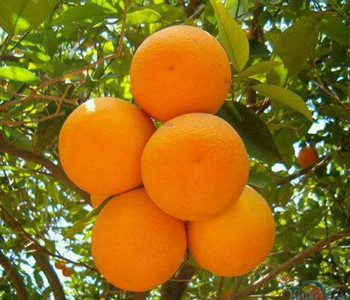
#> input picture Архив/VIII/Цифровая обработка изображений/Работы/Лаб2/lab2/pics/original.jpg, 350 x 300 px
$ jupyter execute lab2.ipynb   (shell and % lines are left out)
#> lines starting #> are read from the running program, lines starting #| are printed output that depends on the picture; after the words box and inside, x2 and y2 are one past the last pixel; in counts of white or black regions, pixels touching at a corner belong together
# Лабораторная работа №2

## Киреев Константин 8383

[cell 1]
import numpy as np
import cv2 as cv
from IPython.core.interactiveshell import InteractiveShell
InteractiveShell.ast_node_interactivity = "all"
import requests
import shutil
import matplotlib.pyplot as plt
import matplotlib.image as mpimg

### Вывод изображения

[cell 2]
def viewImage(image, name_of_window):
    cv.namedWindow(name_of_window, cv.WINDOW_NORMAL)
    cv.imshow(name_of_window, image)
    cv.waitKey(0)
    cv.destroyAllWindows()

### Загрузка картинки

[cell 3]
def pic_from_host(cur_path):
#> (the call stopped at in pic_from_host, `r = requests.get(image_url, stream = True)`: the network is not available in this run)
    image_url = 'https://i.ibb.co/DfBNgt7/oirg.jpg'
    filename = cur_path
    r = requests.get(image_url, stream = True)
    if r.status_code == 200:
        r.raw.decode_content = True
        with open(filename,'wb') as f:
            shutil.copyfileobj(r.raw, f)
        print('Успешно загружено: ',filename)
    else:
        print('Не найдено')

## Основа

[cell 4]
def processing(path, minDc, minR, maxR):
    # Получаем изображение
#> called with path = 'pics/original.jpg', minDc = 50, minR = 30, maxR = 60
    img = cv.imread(path)
#> img is the input picture: shape (300, 350, 3); mean B, G, R 26.8, 109.3, 143.2
    h, w = img.shape[:2]
#> h = 300; w = 350

    # cv2.HoughCircles требуется 8-битное одноканальное изображение,
    # поэтому нужно преобразование из RGB в оттенки серого
    gr_scale = cv.cvtColor(img, cv.COLOR_BGR2GRAY)
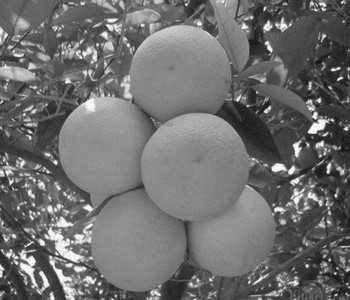
#> gr_scale: shape (300, 350); min 9, max 254, mean 110
    cv.imwrite('pics/gr_scale.jpg', gr_scale)

    # размытие, чтобы уменьшить шум и избежать ложного обнаружения кругов
    img_blur = cv.medianBlur(gr_scale, 5)
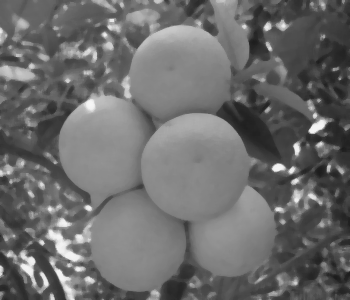
#> img_blur: shape (300, 350); min 28, max 246, mean 108
    cv.imwrite('pics/img_blur.jpg', img_blur)

    circles = cv.HoughCircles(img_blur, cv.HOUGH_GRADIENT, 1.5, minDc, param1=80,
                              param2=50, minRadius=minR, maxRadius=maxR)
#> circles = [[107.2, 146.2, 49.2], [138.8, 240.8, 50.85], [183.8, 78.75, 55.8], [197.2, 171.8, 59.1], [234.8, 236.2, 45.9]]

    if circles is not None:
        circles = np.round(circles[0, :]).astype("int")
#> circles = [[107, 146, 49], [139, 241, 51], [184, 79, 56], [197, 172, 59], [235, 236, 46]]
    print(f'Количество кругов: {len(circles)}')
#| Количество кругов: 5

    # рисуем круги
    for (x, y, r) in circles:
        cv.circle(img, (x, y), r, color=(255,0,0), thickness=2)
        cv.rectangle(img, (x-3 , y-3), (x+3, y+3), (0, 100, 100), -1)
        cv.imwrite('pics/result.bmp', img)
#> this loop made 5 passes
#> pass 1, in processing, `cv.imwrite('pics/result.bmp', img)`:
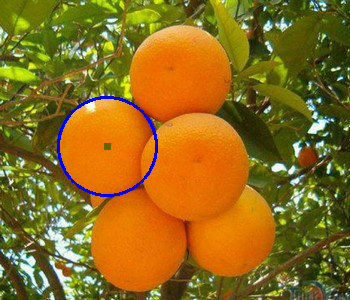
#> saved as result.bmp: shape (300, 350, 3); mean B, G, R 28.8, 108.3, 141.4
#> pass 2, in processing, `cv.imwrite('pics/result.bmp', img)`:
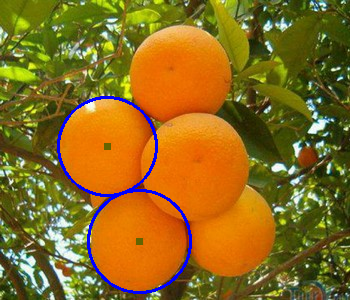
#> saved as result.bmp: shape (300, 350, 3); mean B, G, R 30.8, 107.5, 140
#> after the loop:
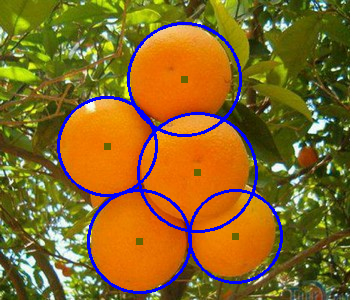
#> img: shape (300, 350, 3); 4.72% of pixels changed, all inside (x1, y1, x2, y2) = (57, 22, 283, 294)
    plt.imshow(cv.cvtColor(img, cv.COLOR_BGR2RGB))
#> (this line was passed over: IPython is not available in this run)
    plt.show()
